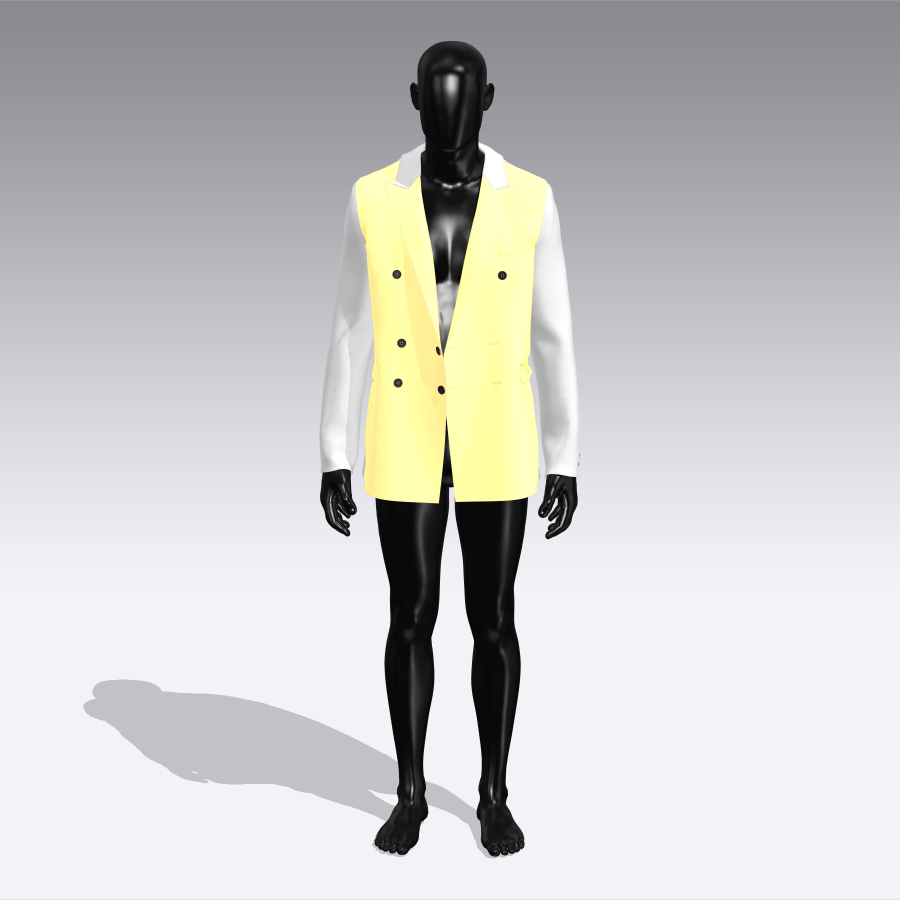
#> input picture blender/men basic blazer.png, 900 x 900 px
$ python button_prep.py 'men basic blazer.png' 1.0 'men basic blazer.png'
#> lines starting #> are read from the running program, lines starting #| are printed output that depends on the picture; after the words box and inside, x2 and y2 are one past the last pixel; in counts of white or black regions, pixels touching at a corner belong together
import json
import sys
from pathlib import Path

import cv2
import numpy as np

PHOTO = sys.argv[1]
DIAMETER_MM = float(sys.argv[2])
NAME = sys.argv[3]

OUT_DIR = Path('assets/buttons')
FACE_SIZE = 512
EDGE_MARGIN = 12
LIGHTNESS_WEIGHT = 0.0

OUT_DIR.mkdir(parents=True, exist_ok=True)

img = cv2.imread(PHOTO)
#> img is the input picture: shape (900, 900, 3); mean B, G, R 198.2, 198.3, 198.3
if img is None:
    sys.exit(f'Could not read {PHOTO}')
h, w = img.shape[:2]
#> h = 900; w = 900

lab = cv2.cvtColor(img, cv2.COLOR_BGR2LAB).astype(np.float32)
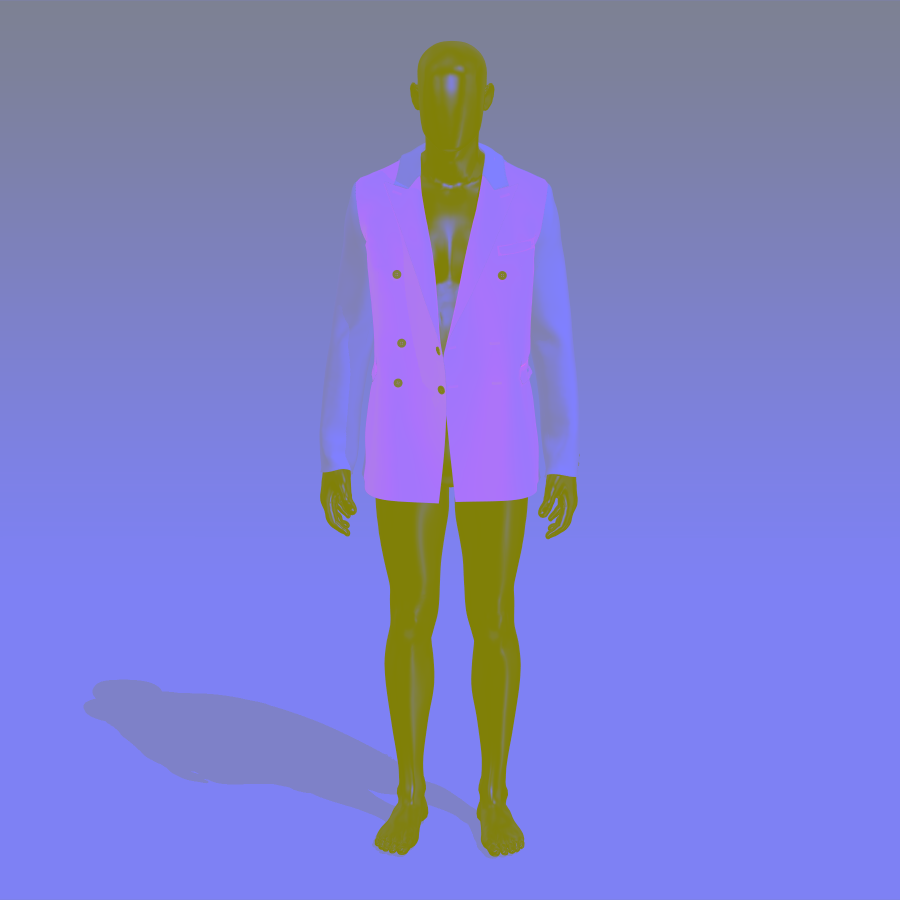
#> lab: shape (900, 900, 3) float32; mean B, G, R 201.1, 127.5, 128.5
m = EDGE_MARGIN
frame = np.concatenate([lab[:m].reshape(-1, 3), lab[-m:].reshape(-1, 3),
                        lab[:, :m].reshape(-1, 3), lab[:, -m:].reshape(-1, 3)])
background = np.median(frame, axis=0)
#> background = [226, 129, 125]

diff = lab - background
diff[..., 0] *= LIGHTNESS_WEIGHT
distance = np.linalg.norm(diff, axis=2)
distance8 = np.clip(distance * 255 / distance.max(), 0, 255).astype(np.uint8)
_, mask = cv2.threshold(distance8, 0, 255, cv2.THRESH_BINARY + cv2.THRESH_OTSU)
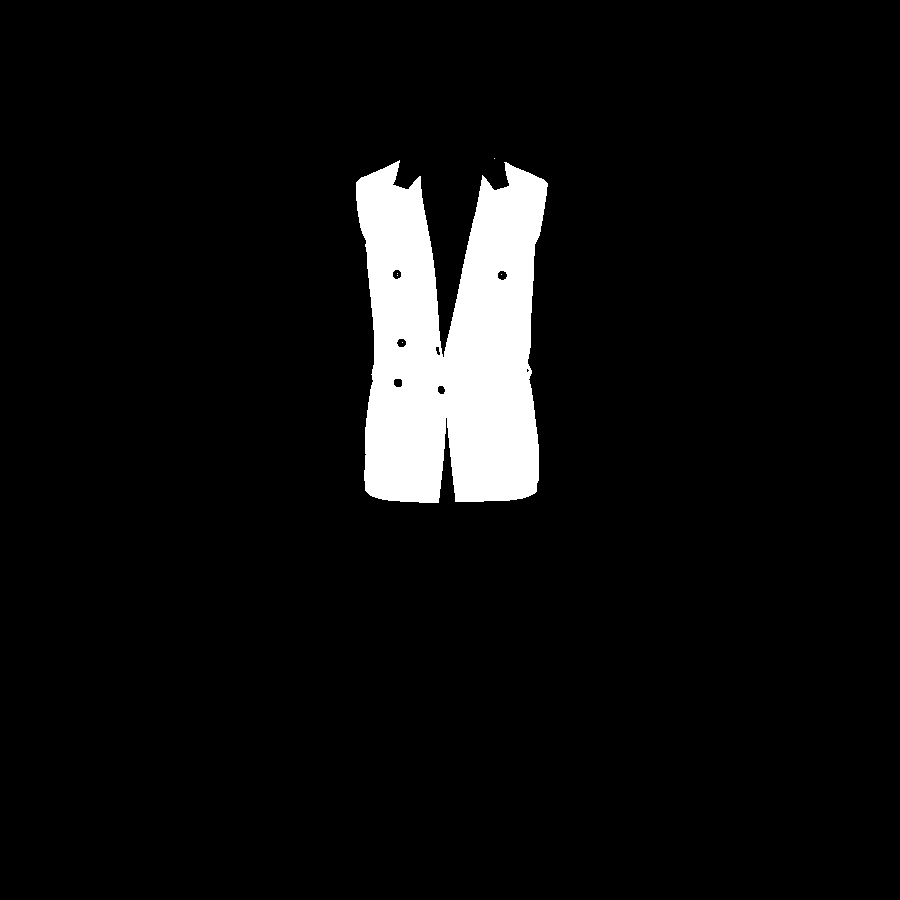
#> mask: shape (900, 900); 6% white; 6 white regions (5 under 20 px), largest, box (x1, y1, x2, y2) and area: (356, 160, 548, 503) 48449

_, labels, stats, _ = cv2.connectedComponentsWithStats(mask)
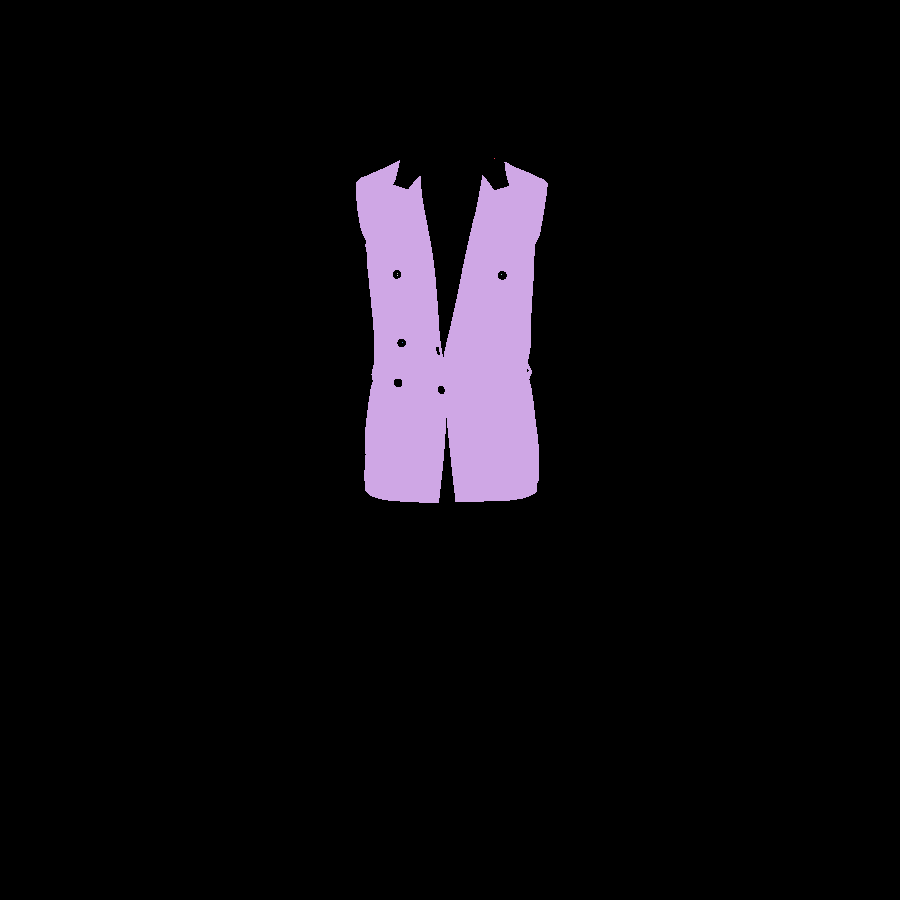
#> labels: shape (900, 900) int32; 7 distinct labels, from 0 to 6; one colour per label, 0 black
#> stats = [[0, 0, 900, 900, 761546], [494, 158, 1, 1, 1], [356, 160, 192, 343, 48449], [397, 273, 1, 1, 1], [397, 275, 1, 1, 1], [501, 274, 1, 1, 1], [402, 342, 1, 1, 1]]
biggest = 1 + np.argmax(stats[1:, cv2.CC_STAT_AREA])
#> biggest = 2
blob = np.uint8(labels == biggest) * 255
#> blob: shape (900, 900); 6% white; 1 white region
contours, _ = cv2.findContours(blob, cv2.RETR_EXTERNAL, cv2.CHAIN_APPROX_SIMPLE)
#> contours = 1 contour; box (x1, y1, x2, y2) and area: (356, 160, 548, 503) 48012
outline = max(contours, key=cv2.contourArea)
#> outline = contour of 469 points, box (x1, y1, x2, y2) (356, 160, 548, 503), area 48012

(cx, cy), radius = cv2.minEnclosingCircle(outline)
#> cx = 450; cy = 333.2; radius = 180.5

yy, xx = np.mgrid[:h, :w]
inner = (xx - cx) ** 2 + (yy - cy) ** 2 < (0.6 * radius) ** 2
#> inner: shape (900, 900) bool; 4.6% white; 1 white region, box (x1, y1, x2, y2) and area: (342, 225, 559, 442) 36867
candidates = np.uint8((mask == 0) & inner) * 255
#> candidates: shape (900, 900); 1.1% white; 11 white regions (1 under 20 px), largest, box (x1, y1, x2, y2) and area: (342, 265, 374, 403) 2964, (428, 225, 472, 357) 2827, (528, 265, 559, 402) 2684
candidates = cv2.morphologyEx(candidates, cv2.MORPH_OPEN, np.ones((3, 3), np.uint8))
#> candidates: shape (900, 900); 1.1% white; 10 white regions (1 under 20 px)
contours, _ = cv2.findContours(candidates, cv2.RETR_EXTERNAL, cv2.CHAIN_APPROX_SIMPLE)
#> contours = 10 contours, 2 with area under 20; largest, box (x1, y1, x2, y2) and area: (342, 268, 374, 402) 2821, (428, 225, 471, 351) 2672, (528, 268, 559, 401) 2543, (498, 271, 507, 280) 50, (394, 379, 402, 387) 46, (393, 270, 401, 279) 43, (398, 339, 406, 347) 42, (438, 386, 445, 394) 35

found = []
for c in contours:
    area = cv2.contourArea(c)
    if area < 20:
        continue
    (hx, hy), _ = cv2.minEnclosingCircle(c)
    found.append((area, hx, hy))
#> this loop made 10 passes
#> (area, hx, hy) on passes 2, 3, 5, 6, 7, 8, 9, 10: (35, 441, 389.5), (45.5, 397.5, 382.5), (42.5, 401.2, 342.5), (49.5, 501.9, 275), (43, 396.5, 274), (2543, 534.5, 334), (2821, 366, 334.5), (2671.5, 449.5, 287)
#> after the loop, found = [(35, 441, 389.5), (45.5, 397.5, 382.5), (42.5, 401.2, 342.5), (49.5, 501.9, 275), (43, 396.5, 274), (2543, 534.5, 334), (2821, 366, 334.5), (2671.5, 449.5, 287)]
found.sort(reverse=True)
found = found[:4]
#> found = [(2821, 366, 334.5), (2671.5, 449.5, 287), (2543, 534.5, 334), (49.5, 501.9, 275)]
if len(found) != 4:
    sys.exit(f'Expected 4 holes, found {len(found)}. Check debug image / lighting.')


holes = [{'x': round((hx - cx) / radius, 4),
          'y': round(-(hy - cy) / radius, 4),
          'r': round(float(np.sqrt(area / np.pi)) / radius, 4)}
         for area, hx, hy in found]
#> holes = 4 items

scale = FACE_SIZE / (2 * radius)
#> scale = 1.42
affine = np.float32([[scale, 0, -scale * (cx - radius)],
                     [0, scale, -scale * (cy - radius)]])
#> affine = [[1.42, 0, -382.1], [0, 1.42, -216.4]]
face = cv2.warpAffine(img, affine, (FACE_SIZE, FACE_SIZE),
                      flags=cv2.INTER_CUBIC, borderMode=cv2.BORDER_REPLICATE)
alpha = np.zeros((FACE_SIZE, FACE_SIZE), np.uint8)
cv2.circle(alpha, (FACE_SIZE // 2, FACE_SIZE // 2), FACE_SIZE // 2, 255, -1)
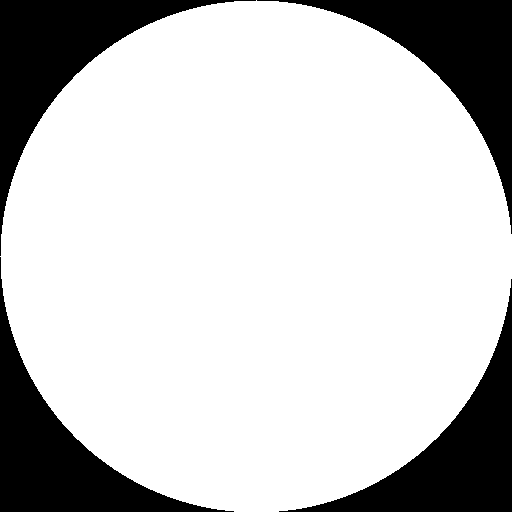
#> alpha: shape (512, 512); 78.5% white; 4 black regions, box (x1, y1, x2, y2) and area: (0, 0, 256, 256) 14327, (257, 0, 512, 234) 14071, (0, 257, 234, 512) 14071, (279, 279, 512, 512) 13816
cv2.imwrite(str(OUT_DIR / f'{NAME}_face.png'), cv2.merge([*cv2.split(face), alpha]))

info = {'name': NAME, 'diameter_mm': DIAMETER_MM, 'photo_radius_px': round(radius, 1), 'holes': holes}
(OUT_DIR / f'{NAME}.json').write_text(json.dumps(info, indent=2))

debug = img.copy()
cv2.circle(debug, (int(cx), int(cy)), int(radius), (255, 0, 0), 2)
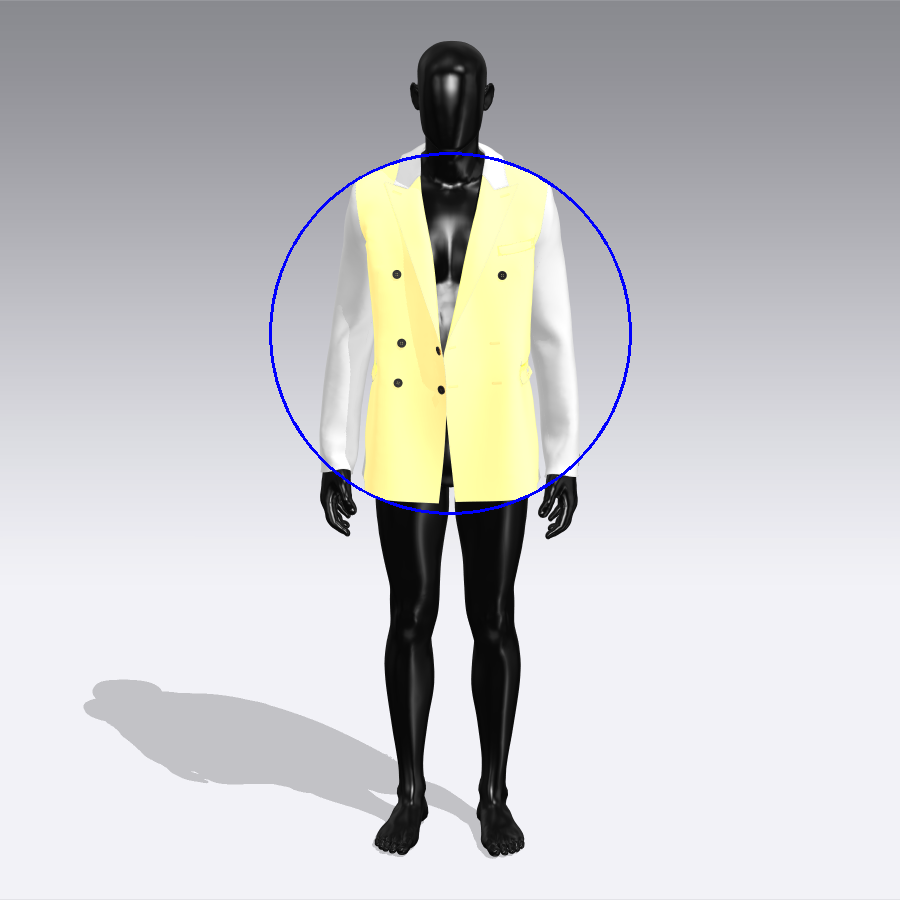
#> debug: shape (900, 900, 3); 0.41% of pixels changed, all inside (x1, y1, x2, y2) = (269, 152, 632, 515)
for area, hx, hy in found:
    cv2.circle(debug, (int(hx), int(hy)), int(np.sqrt(area / np.pi)), (0, 0, 255), 2)
#> this loop made 4 passes
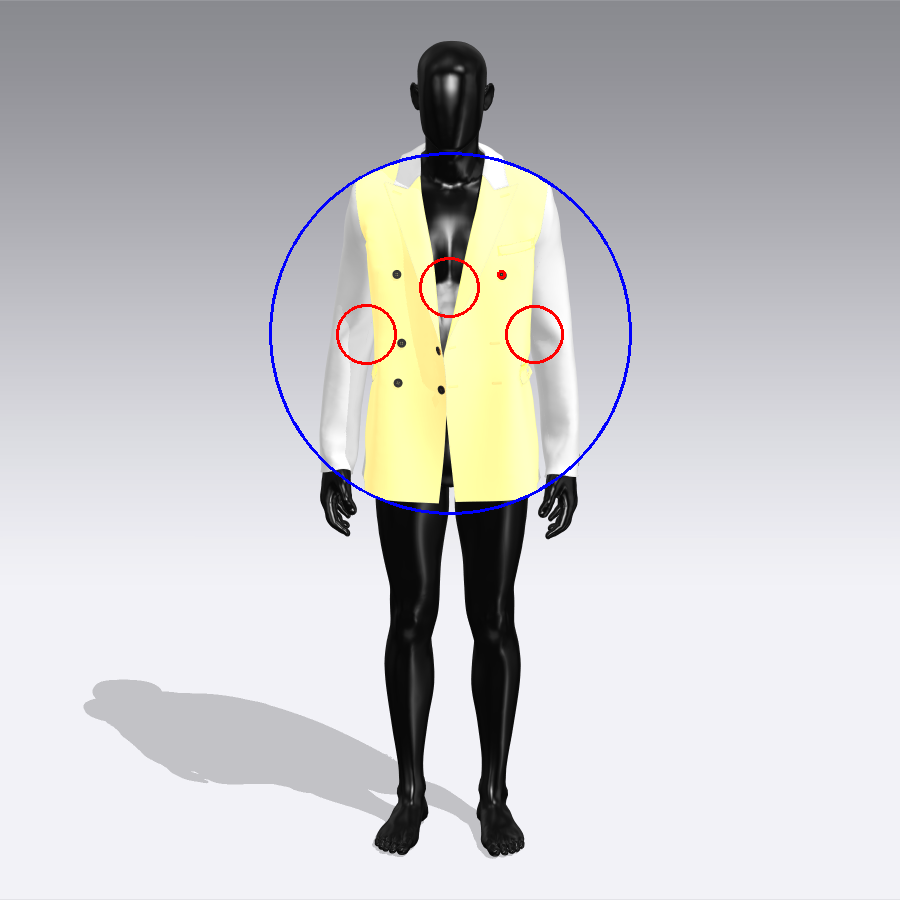
#> debug: shape (900, 900, 3); 0.21% of pixels changed, all inside (x1, y1, x2, y2) = (336, 257, 564, 365)
cv2.imwrite(str(OUT_DIR / f'{NAME}_debug.png'), debug)

print(f'Button centre ({cx:.0f}, {cy:.0f}) px, radius {radius:.0f} px')
#| Button centre (450, 333) px, radius 181 px
print(f'Holes found: {len(holes)}')
#| Holes found: 4
print(f'Wrote {OUT_DIR}/{NAME}_face.png, {NAME}.json, {NAME}_debug.png')
